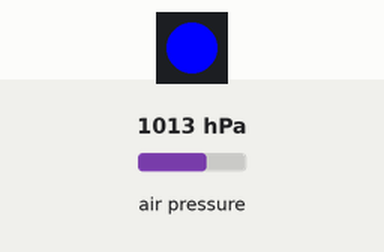
Recording of a sketch running on a simulated Arduino Uno, built with avr-gcc and run on an emulated ATmega328P. Parts: 1 RGB LEDs in strip order, left to right. The test bench sets the inputs (shaded band); at power-on: air pressure 1013 hPa. EEPROM starts erased.

Above: at 0.1 s.
At 1.6 s:
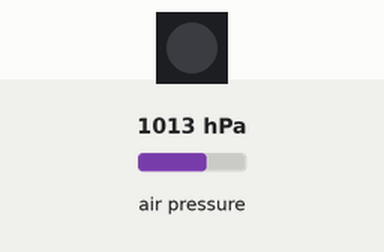
Timing chart, 0 to 3.1 s (numbered marks = the images above):
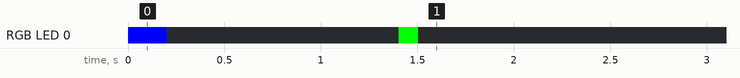

The sketch:

pixel_altimeter_comp.ino
```cpp
// LED Skydive Altimeter by Martin Hovmöller
// To do:
// 1) Detect descent, don't light up LEDs on ascent.
// 2) Deep sleep power mode.
// 3) Make an array to handle the different altitudes.
//#define simulation

#include <EEPROM.h>
#include <Wire.h>
#include <Adafruit_NeoPixel.h>
#include <Adafruit_BMP085.h>

Adafruit_BMP085 bmp;

#define PIN 2
Adafruit_NeoPixel strip = Adafruit_NeoPixel(1, PIN);

// Define different colors for easier use.
uint32_t blue      = strip.Color(0, 0, 255);
uint32_t green     = strip.Color(0, 255, 0);
uint32_t red       = strip.Color(255, 0, 0);
uint32_t yellow    = strip.Color(255, 255, 0);
uint32_t off       = strip.Color(0, 0, 0);

#ifdef simulation
  int agl                 = 4000; // Set this for simulating a jump
#else
  int agl                 = 0;
#endif
int baseline_address    = 1; // Address in the EEPROM where the baseline reading should be stored.
int powercycles_address = 0;
int startup             = 0;
int powercycles;
double baseline;

struct eeprom_entry {
  double field1;
  byte field2;
  char name[10];
};
eeprom_entry read_baseline;

// Sets the specified numbers of LEDs to the specifiedcolor.
int setLEDcolor(uint32_t color) {
  strip.setPixelColor(0, color);
  strip.show();
}

// Blinks the specified number of LED's at the specified interval, with the specified color.
int blinkLEDcolor(uint32_t color, int on_time, int off_time) {
  strip.setPixelColor(0, color);
  strip.show();
  delay(on_time);
  strip.setPixelColor(0, off);
  strip.show();
  delay(off_time);
}

void setup() {
  Serial.begin(9600);

  /*if (bmp.begin())
  Serial.println("BMP180 init success");
  else {
    Serial.println("BMP180 init fail (disconnected?)\n\n");
    while(1);
  }*/

  bmp.begin();
  strip.begin();
  strip.show();

  powercycles = (EEPROM.read(powercycles_address));

  // On the third power cycle, reset the calibration
  if (powercycles == 2) {
    baseline = bmp.readAltitude();
    EEPROM.put(baseline_address, baseline);

    blinkLEDcolor(red, 500, 500);
  }
  // Update the powercycle count.
  else {
    powercycles++;
    EEPROM.write(powercycles_address, powercycles);
    blinkLEDcolor(blue, 200, 200);
    delay(1000);
  }

  // Reset the power cycle count and read the baseline from EEPROM.
  powercycles = (0);
  EEPROM.write(0, powercycles);
  EEPROM.get(baseline_address, read_baseline);

  // Blink LED's green to indicate that the altimeter is running.
  blinkLEDcolor(green, 100, 100);
}

void loop() {
  #ifdef simulation
    agl = agl - 2;
    delay(20);
  #else
    agl = bmp.readAltitude() - read_baseline.field1;
  #endif

  // Light up or blink the LEDs in different colors depending on altitude.
  // Competition window configuration.
  if (agl > 3300) {
    setLEDcolor(off);
  }

  else if (agl >= 3200) {
    setLEDcolor(green);
  }
  else if (agl >= 3100) {
    setLEDcolor(blue);
  }
  else if (agl >= 3000) {
    setLEDcolor(red);
  }
  else if (agl >= 2300) {
    setLEDcolor(off);
  }
  else if (agl >= 2200) {
    setLEDcolor(green);
  }
  else if (agl >= 2100) {
    setLEDcolor(red);
  }
  else if (agl >= 2000) {
    setLEDcolor(off);
  }
  else {
    setLEDcolor(off);
  }
}
```
